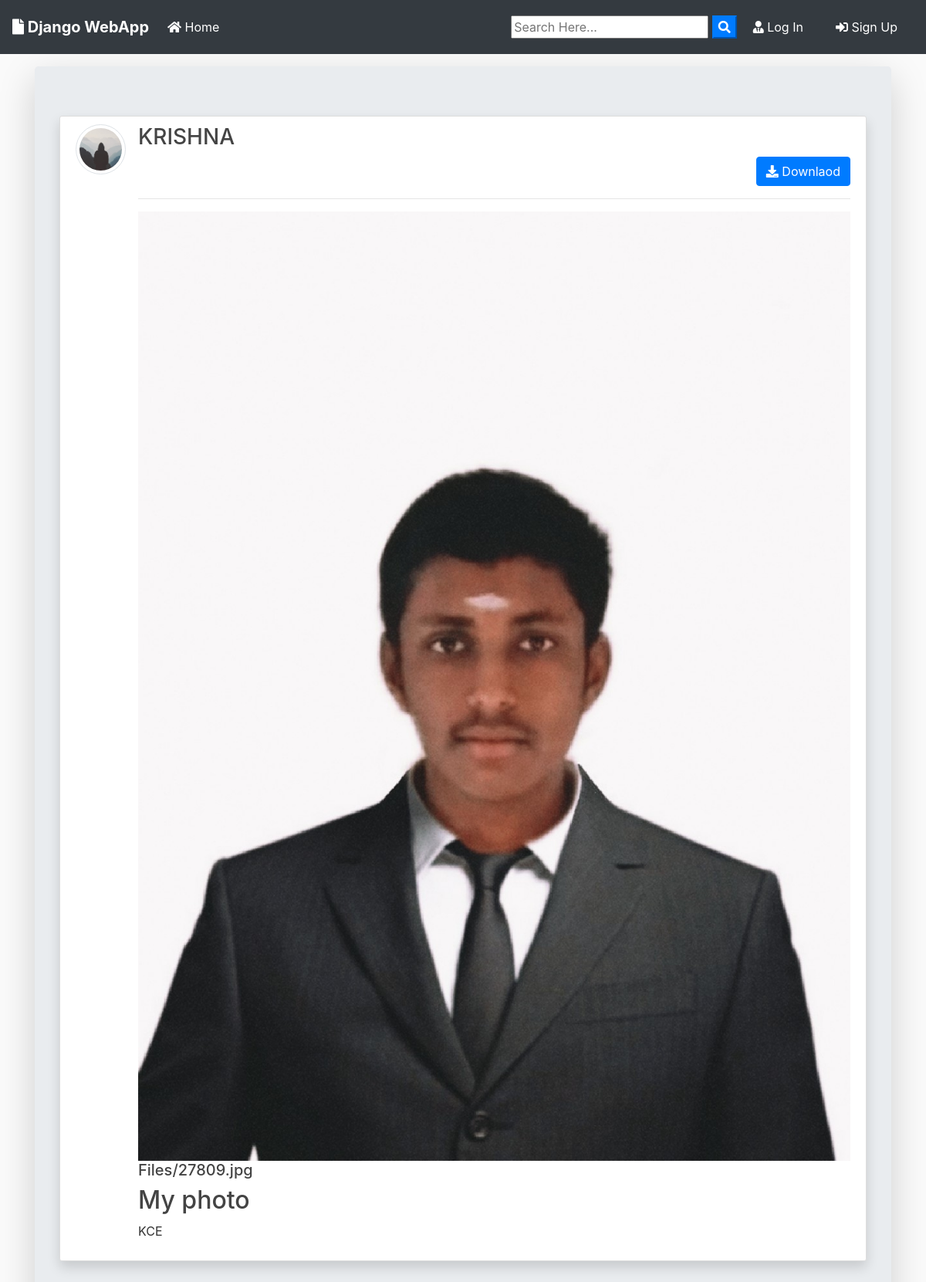
The app's page /post/17/ with its own data.
### blog/models.py (models this page shows, shortened)
class Post(models.Model):
	title = models.CharField(max_length=100)
	file = models.FileField(null=True,blank=True,upload_to='Files')
	content = models.TextField()
	date_posted = models.DateTimeField(default=timezone.now)
	author = models.ForeignKey(User, on_delete=models.CASCADE)
	def extension(self):
		name, extension = os.path.splitext(self.file.name)
		return extension

### users/models.py (models this page shows, shortened)
class Profile(models.Model):
    user = models.OneToOneField(User, on_delete=models.CASCADE)
    image = models.ImageField(default='default.jpg', upload_to='profile_pics')

### blog/views.py (the view)
# urls.py: path('post/<int:pk>/', PostDetailView.as_view(), name='post-detail'),
class PostDetailView(DetailView):
    model = Post
    template_name = 'blog/post_detail.html'

### blog/templates/blog/post_detail.html (shortened to what this page needs)
{% extends "blog/base.html" %}
{% block content %}
<div class="jumbotron mt-3 shadow-lg">
<article class="media content-section shadow ">
   <a href="{{ object.author.profile.image.url }} " target="_blank"> <img src="{{ object.author.profile.image.url }}  " alt="" class="article-img rounded-circle img-thumbnail img-fluid">
   </a>
    <div class="media-body">
      <div class="">
        <div class="d-flex justify-content-between">
        <a class="mr-2 mt-0 mb-0  text-dark" href="{% url 'user-posts' object.author.username  %}"><h3>{{ object.author }}</h3></a>
        </div>
        {% if object.author != user %}
          <div class="form-group mt-0 pt-0 d-flex justify-content-end">
            <a href="{{ object.file.url }}" download class="btn btn-primary flex-last" type="submit"><i class="fas fa-download"></i> Downlaod</a>
          </div>
        {% endif %}
        <hr>
      </div>
      <div>
        {% if object.file %}
          {% if object.extension == '.jpg' or object.extension == 'jpeg' or object.extension == 'png' %}
            <a href="{{ object.file.url }}"  download ><img src="{{ object.file.url }}" alt="" class="img-fluid "></a>
            <a href="{{ object.file.url }}"  download class="text-dark"><h5>{{ object.file }}</h5></a>
          {% else %}
            <a href="{{ object.file.url }}"  download class="text-dark"><h5>{{ object.file }}</h5></a>
          {% endif %}
        {% endif %}
      </div>
      <h2>{{ object.title }}</h2>
      <p class="article-content">{{ object.content }}</p>
    </div>
  </article>
{% endblock content %}

### blog/static/blog/main.css (style rules this page uses)
body { background: #fafafa; color: #333333; margin-top: 0; }
h1, h2, h3, h4, h5, h6 { color: #444444; }
.content-section { background: #ffffff; padding: 10px 20px; border: 1px solid #dddddd; border-radius: 3px; margin-bottom: 20px; }
.article-content { white-space: pre-line; }
.article-img { height: 65px; width: 65px; margin-right: 16px; }

### records on screen
Post: author.profile.image (placeholder picture), author "KRISHNA", file (picture), file "Files/27809.jpg", title "My photo", content "KCE"
